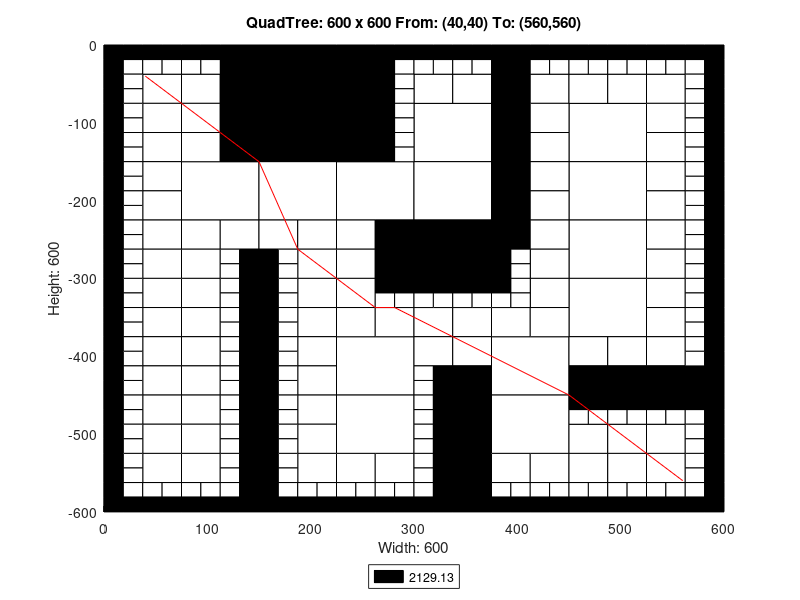

This chart was generated by the following MATLAB code:
axis([0 600 -600 0]);
title('QuadTree: 600 x 600 From: (40,40) To: (560,560)');
xlabel('Width: 600');
ylabel('Height: 600');
rectangle('Position',[150 -75 75 75], 'FaceColor',[0 0 0]);
rectangle('Position',[150 -150 75 75], 'FaceColor',[0 0 0]);
rectangle('Position',[75 -225 75 75], 'FaceColor',[1 1 1]);
rectangle('Position',[150 -225 75 75], 'FaceColor',[1 1 1]);
rectangle('Position',[225 -225 75 75], 'FaceColor',[1 1 1]);
rectangle('Position',[300 -150 75 75], 'FaceColor',[1 1 1]);
rectangle('Position',[450 -150 75 75], 'FaceColor',[1 1 1]);
rectangle('Position',[300 -225 75 75], 'FaceColor',[1 1 1]);
rectangle('Position',[300 -300 75 75], 'FaceColor',[0 0 0]);
rectangle('Position',[450 -225 75 75], 'FaceColor',[1 1 1]);
rectangle('Position',[450 -300 75 75], 'FaceColor',[1 1 1]);
rectangle('Position',[225 -450 75 75], 'FaceColor',[1 1 1]);
rectangle('Position',[225 -525 75 75], 'FaceColor',[1 1 1]);
rectangle('Position',[375 -450 75 75], 'FaceColor',[1 1 1]);
rectangle('Position',[450 -375 75 75], 'FaceColor',[1 1 1]);
rectangle('Position',[375 -525 75 75], 'FaceColor',[1 1 1]);
rectangle('Position',[37.5 -75 37.5 37.5], 'FaceColor',[1 1 1]);
rectangle('Position',[112.5 -37.5 37.5 37.5], 'FaceColor',[0 0 0]);
rectangle('Position',[75 -75 37.5 37.5], 'FaceColor',[1 1 1]);
rectangle('Position',[112.5 -75 37.5 37.5], 'FaceColor',[0 0 0]);
rectangle('Position',[37.5 -112.5 37.5 37.5], 'FaceColor',[1 1 1]);
rectangle('Position',[37.5 -150 37.5 37.5], 'FaceColor',[1 1 1]);
rectangle('Position',[75 -112.5 37.5 37.5], 'FaceColor',[1 1 1]);
rectangle('Position',[112.5 -112.5 37.5 37.5], 'FaceColor',[0 0 0]);
rectangle('Position',[75 -150 37.5 37.5], 'FaceColor',[1 1 1]);
rectangle('Position',[112.5 -150 37.5 37.5], 'FaceColor',[0 0 0]);
rectangle('Position',[225 -37.5 37.5 37.5], 'FaceColor',[0 0 0]);
rectangle('Position',[225 -75 37.5 37.5], 'FaceColor',[0 0 0]);
rectangle('Position',[225 -112.5 37.5 37.5], 'FaceColor',[0 0 0]);
rectangle('Position',[225 -150 37.5 37.5], 'FaceColor',[0 0 0]);
rectangle('Position',[37.5 -187.5 37.5 37.5], 'FaceColor',[1 1 1]);
rectangle('Position',[37.5 -225 37.5 37.5], 'FaceColor',[1 1 1]);
rectangle('Position',[37.5 -262.5 37.5 37.5], 'FaceColor',[1 1 1]);
rectangle('Position',[37.5 -300 37.5 37.5], 'FaceColor',[1 1 1]);
rectangle('Position',[75 -262.5 37.5 37.5], 'FaceColor',[1 1 1]);
rectangle('Position',[112.5 -262.5 37.5 37.5], 'FaceColor',[1 1 1]);
rectangle('Position',[75 -300 37.5 37.5], 'FaceColor',[1 1 1]);
rectangle('Position',[150 -262.5 37.5 37.5], 'FaceColor',[1 1 1]);
rectangle('Position',[187.5 -262.5 37.5 37.5], 'FaceColor',[1 1 1]);
rectangle('Position',[187.5 -300 37.5 37.5], 'FaceColor',[1 1 1]);
rectangle('Position',[225 -262.5 37.5 37.5], 'FaceColor',[1 1 1]);
rectangle('Position',[262.5 -262.5 37.5 37.5], 'FaceColor',[0 0 0]);
rectangle('Position',[225 -300 37.5 37.5], 'FaceColor',[1 1 1]);
rectangle('Position',[262.5 -300 37.5 37.5], 'FaceColor',[0 0 0]);
rectangle('Position',[300 -75 37.5 37.5], 'FaceColor',[1 1 1]);
rectangle('Position',[337.5 -75 37.5 37.5], 'FaceColor',[1 1 1]);
rectangle('Position',[375 -37.5 37.5 37.5], 'FaceColor',[0 0 0]);
rectangle('Position',[375 -75 37.5 37.5], 'FaceColor',[0 0 0]);
rectangle('Position',[412.5 -75 37.5 37.5], 'FaceColor',[1 1 1]);
rectangle('Position',[375 -112.5 37.5 37.5], 'FaceColor',[0 0 0]);
rectangle('Position',[412.5 -112.5 37.5 37.5], 'FaceColor',[1 1 1]);
rectangle('Position',[375 -150 37.5 37.5], 'FaceColor',[0 0 0]);
rectangle('Position',[412.5 -150 37.5 37.5], 'FaceColor',[1 1 1]);
rectangle('Position',[450 -75 37.5 37.5], 'FaceColor',[1 1 1]);
rectangle('Position',[487.5 -75 37.5 37.5], 'FaceColor',[1 1 1]);
rectangle('Position',[525 -75 37.5 37.5], 'FaceColor',[1 1 1]);
rectangle('Position',[525 -112.5 37.5 37.5], 'FaceColor',[1 1 1]);
rectangle('Position',[525 -150 37.5 37.5], 'FaceColor',[1 1 1]);
rectangle('Position',[375 -187.5 37.5 37.5], 'FaceColor',[0 0 0]);
rectangle('Position',[412.5 -187.5 37.5 37.5], 'FaceColor',[1 1 1]);
rectangle('Position',[375 -225 37.5 37.5], 'FaceColor',[0 0 0]);
rectangle('Position',[412.5 -225 37.5 37.5], 'FaceColor',[1 1 1]);
rectangle('Position',[375 -262.5 37.5 37.5], 'FaceColor',[0 0 0]);
rectangle('Position',[412.5 -262.5 37.5 37.5], 'FaceColor',[1 1 1]);
rectangle('Position',[412.5 -300 37.5 37.5], 'FaceColor',[1 1 1]);
rectangle('Position',[525 -187.5 37.5 37.5], 'FaceColor',[1 1 1]);
rectangle('Position',[525 -225 37.5 37.5], 'FaceColor',[1 1 1]);
rectangle('Position',[525 -262.5 37.5 37.5], 'FaceColor',[1 1 1]);
rectangle('Position',[525 -300 37.5 37.5], 'FaceColor',[1 1 1]);
rectangle('Position',[37.5 -337.5 37.5 37.5], 'FaceColor',[1 1 1]);
rectangle('Position',[37.5 -375 37.5 37.5], 'FaceColor',[1 1 1]);
rectangle('Position',[75 -337.5 37.5 37.5], 'FaceColor',[1 1 1]);
rectangle('Position',[75 -375 37.5 37.5], 'FaceColor',[1 1 1]);
rectangle('Position',[37.5 -412.5 37.5 37.5], 'FaceColor',[1 1 1]);
rectangle('Position',[37.5 -450 37.5 37.5], 'FaceColor',[1 1 1]);
rectangle('Position',[75 -412.5 37.5 37.5], 'FaceColor',[1 1 1]);
rectangle('Position',[75 -450 37.5 37.5], 'FaceColor',[1 1 1]);
rectangle('Position',[187.5 -337.5 37.5 37.5], 'FaceColor',[1 1 1]);
rectangle('Position',[187.5 -375 37.5 37.5], 'FaceColor',[1 1 1]);
rectangle('Position',[225 -337.5 37.5 37.5], 'FaceColor',[1 1 1]);
rectangle('Position',[225 -375 37.5 37.5], 'FaceColor',[1 1 1]);
rectangle('Position',[262.5 -375 37.5 37.5], 'FaceColor',[1 1 1]);
rectangle('Position',[187.5 -412.5 37.5 37.5], 'FaceColor',[1 1 1]);
rectangle('Position',[187.5 -450 37.5 37.5], 'FaceColor',[1 1 1]);
rectangle('Position',[37.5 -487.5 37.5 37.5], 'FaceColor',[1 1 1]);
rectangle('Position',[37.5 -525 37.5 37.5], 'FaceColor',[1 1 1]);
rectangle('Position',[75 -487.5 37.5 37.5], 'FaceColor',[1 1 1]);
rectangle('Position',[75 -525 37.5 37.5], 'FaceColor',[1 1 1]);
rectangle('Position',[37.5 -562.5 37.5 37.5], 'FaceColor',[1 1 1]);
rectangle('Position',[75 -562.5 37.5 37.5], 'FaceColor',[1 1 1]);
rectangle('Position',[187.5 -487.5 37.5 37.5], 'FaceColor',[1 1 1]);
rectangle('Position',[187.5 -525 37.5 37.5], 'FaceColor',[1 1 1]);
rectangle('Position',[187.5 -562.5 37.5 37.5], 'FaceColor',[1 1 1]);
rectangle('Position',[225 -562.5 37.5 37.5], 'FaceColor',[1 1 1]);
rectangle('Position',[262.5 -562.5 37.5 37.5], 'FaceColor',[1 1 1]);
rectangle('Position',[300 -375 37.5 37.5], 'FaceColor',[1 1 1]);
rectangle('Position',[337.5 -375 37.5 37.5], 'FaceColor',[1 1 1]);
rectangle('Position',[412.5 -337.5 37.5 37.5], 'FaceColor',[1 1 1]);
rectangle('Position',[375 -375 37.5 37.5], 'FaceColor',[1 1 1]);
rectangle('Position',[412.5 -375 37.5 37.5], 'FaceColor',[1 1 1]);
rectangle('Position',[300 -412.5 37.5 37.5], 'FaceColor',[1 1 1]);
rectangle('Position',[337.5 -412.5 37.5 37.5], 'FaceColor',[1 1 1]);
rectangle('Position',[337.5 -450 37.5 37.5], 'FaceColor',[0 0 0]);
rectangle('Position',[525 -337.5 37.5 37.5], 'FaceColor',[1 1 1]);
rectangle('Position',[525 -375 37.5 37.5], 'FaceColor',[1 1 1]);
rectangle('Position',[450 -412.5 37.5 37.5], 'FaceColor',[1 1 1]);
rectangle('Position',[487.5 -412.5 37.5 37.5], 'FaceColor',[1 1 1]);
rectangle('Position',[450 -450 37.5 37.5], 'FaceColor',[0 0 0]);
rectangle('Position',[487.5 -450 37.5 37.5], 'FaceColor',[0 0 0]);
rectangle('Position',[525 -412.5 37.5 37.5], 'FaceColor',[1 1 1]);
rectangle('Position',[525 -450 37.5 37.5], 'FaceColor',[0 0 0]);
rectangle('Position',[562.5 -450 37.5 37.5], 'FaceColor',[0 0 0]);
rectangle('Position',[337.5 -487.5 37.5 37.5], 'FaceColor',[0 0 0]);
rectangle('Position',[337.5 -525 37.5 37.5], 'FaceColor',[0 0 0]);
rectangle('Position',[337.5 -562.5 37.5 37.5], 'FaceColor',[0 0 0]);
rectangle('Position',[337.5 -600 37.5 37.5], 'FaceColor',[0 0 0]);
rectangle('Position',[375 -562.5 37.5 37.5], 'FaceColor',[1 1 1]);
rectangle('Position',[412.5 -562.5 37.5 37.5], 'FaceColor',[1 1 1]);
rectangle('Position',[450 -525 37.5 37.5], 'FaceColor',[1 1 1]);
rectangle('Position',[487.5 -525 37.5 37.5], 'FaceColor',[1 1 1]);
rectangle('Position',[525 -525 37.5 37.5], 'FaceColor',[1 1 1]);
rectangle('Position',[450 -562.5 37.5 37.5], 'FaceColor',[1 1 1]);
rectangle('Position',[487.5 -562.5 37.5 37.5], 'FaceColor',[1 1 1]);
rectangle('Position',[525 -562.5 37.5 37.5], 'FaceColor',[1 1 1]);
rectangle('Position',[0 -18.75 18.75 18.75], 'FaceColor',[0 0 0]);
rectangle('Position',[18.75 -18.75 18.75 18.75], 'FaceColor',[0 0 0]);
rectangle('Position',[0 -37.5 18.75 18.75], 'FaceColor',[0 0 0]);
rectangle('Position',[18.75 -37.5 18.75 18.75], 'FaceColor',[1 1 1]);
rectangle('Position',[37.5 -18.75 18.75 18.75], 'FaceColor',[0 0 0]);
rectangle('Position',[56.25 -18.75 18.75 18.75], 'FaceColor',[0 0 0]);
rectangle('Position',[37.5 -37.5 18.75 18.75], 'FaceColor',[1 1 1]);
rectangle('Position',[56.25 -37.5 18.75 18.75], 'FaceColor',[1 1 1]);
rectangle('Position',[0 -56.25 18.75 18.75], 'FaceColor',[0 0 0]);
rectangle('Position',[18.75 -56.25 18.75 18.75], 'FaceColor',[1 1 1]);
rectangle('Position',[0 -75 18.75 18.75], 'FaceColor',[0 0 0]);
rectangle('Position',[18.75 -75 18.75 18.75], 'FaceColor',[1 1 1]);
rectangle('Position',[75 -18.75 18.75 18.75], 'FaceColor',[0 0 0]);
rectangle('Position',[93.75 -18.75 18.75 18.75], 'FaceColor',[0 0 0]);
rectangle('Position',[75 -37.5 18.75 18.75], 'FaceColor',[1 1 1]);
rectangle('Position',[93.75 -37.5 18.75 18.75], 'FaceColor',[1 1 1]);
rectangle('Position',[0 -93.75 18.75 18.75], 'FaceColor',[0 0 0]);
rectangle('Position',[18.75 -93.75 18.75 18.75], 'FaceColor',[1 1 1]);
rectangle('Position',[0 -112.5 18.75 18.75], 'FaceColor',[0 0 0]);
rectangle('Position',[18.75 -112.5 18.75 18.75], 'FaceColor',[1 1 1]);
rectangle('Position',[0 -131.25 18.75 18.75], 'FaceColor',[0 0 0]);
rectangle('Position',[18.75 -131.25 18.75 18.75], 'FaceColor',[1 1 1]);
rectangle('Position',[0 -150 18.75 18.75], 'FaceColor',[0 0 0]);
rectangle('Position',[18.75 -150 18.75 18.75], 'FaceColor',[1 1 1]);
rectangle('Position',[262.5 -18.75 18.75 18.75], 'FaceColor',[0 0 0]);
rectangle('Position',[281.25 -18.75 18.75 18.75], 'FaceColor',[0 0 0]);
rectangle('Position',[262.5 -37.5 18.75 18.75], 'FaceColor',[0 0 0]);
rectangle('Position',[281.25 -37.5 18.75 18.75], 'FaceColor',[1 1 1]);
rectangle('Position',[262.5 -56.25 18.75 18.75], 'FaceColor',[0 0 0]);
rectangle('Position',[281.25 -56.25 18.75 18.75], 'FaceColor',[1 1 1]);
rectangle('Position',[262.5 -75 18.75 18.75], 'FaceColor',[0 0 0]);
rectangle('Position',[281.25 -75 18.75 18.75], 'FaceColor',[1 1 1]);
rectangle('Position',[262.5 -93.75 18.75 18.75], 'FaceColor',[0 0 0]);
rectangle('Position',[281.25 -93.75 18.75 18.75], 'FaceColor',[1 1 1]);
rectangle('Position',[262.5 -112.5 18.75 18.75], 'FaceColor',[0 0 0]);
rectangle('Position',[281.25 -112.5 18.75 18.75], 'FaceColor',[1 1 1]);
rectangle('Position',[262.5 -131.25 18.75 18.75], 'FaceColor',[0 0 0]);
rectangle('Position',[281.25 -131.25 18.75 18.75], 'FaceColor',[1 1 1]);
rectangle('Position',[262.5 -150 18.75 18.75], 'FaceColor',[0 0 0]);
rectangle('Position',[281.25 -150 18.75 18.75], 'FaceColor',[1 1 1]);
rectangle('Position',[0 -168.75 18.75 18.75], 'FaceColor',[0 0 0]);
rectangle('Position',[18.75 -168.75 18.75 18.75], 'FaceColor',[1 1 1]);
rectangle('Position',[0 -187.5 18.75 18.75], 'FaceColor',[0 0 0]);
rectangle('Position',[18.75 -187.5 18.75 18.75], 'FaceColor',[1 1 1]);
rectangle('Position',[0 -206.25 18.75 18.75], 'FaceColor',[0 0 0]);
rectangle('Position',[18.75 -206.25 18.75 18.75], 'FaceColor',[1 1 1]);
rectangle('Position',[0 -225 18.75 18.75], 'FaceColor',[0 0 0]);
rectangle('Position',[18.75 -225 18.75 18.75], 'FaceColor',[1 1 1]);
rectangle('Position',[0 -243.75 18.75 18.75], 'FaceColor',[0 0 0]);
rectangle('Position',[18.75 -243.75 18.75 18.75], 'FaceColor',[1 1 1]);
rectangle('Position',[0 -262.5 18.75 18.75], 'FaceColor',[0 0 0]);
rectangle('Position',[18.75 -262.5 18.75 18.75], 'FaceColor',[1 1 1]);
rectangle('Position',[0 -281.25 18.75 18.75], 'FaceColor',[0 0 0]);
rectangle('Position',[18.75 -281.25 18.75 18.75], 'FaceColor',[1 1 1]);
rectangle('Position',[0 -300 18.75 18.75], 'FaceColor',[0 0 0]);
rectangle('Position',[18.75 -300 18.75 18.75], 'FaceColor',[1 1 1]);
rectangle('Position',[112.5 -281.25 18.75 18.75], 'FaceColor',[1 1 1]);
rectangle('Position',[131.25 -281.25 18.75 18.75], 'FaceColor',[0 0 0]);
rectangle('Position',[112.5 -300 18.75 18.75], 'FaceColor',[1 1 1]);
rectangle('Position',[131.25 -300 18.75 18.75], 'FaceColor',[0 0 0]);
rectangle('Position',[150 -281.25 18.75 18.75], 'FaceColor',[0 0 0]);
rectangle('Position',[168.75 -281.25 18.75 18.75], 'FaceColor',[1 1 1]);
rectangle('Position',[150 -300 18.75 18.75], 'FaceColor',[0 0 0]);
rectangle('Position',[168.75 -300 18.75 18.75], 'FaceColor',[1 1 1]);
rectangle('Position',[300 -18.75 18.75 18.75], 'FaceColor',[0 0 0]);
rectangle('Position',[318.75 -18.75 18.75 18.75], 'FaceColor',[0 0 0]);
rectangle('Position',[300 -37.5 18.75 18.75], 'FaceColor',[1 1 1]);
rectangle('Position',[318.75 -37.5 18.75 18.75], 'FaceColor',[1 1 1]);
rectangle('Position',[337.5 -18.75 18.75 18.75], 'FaceColor',[0 0 0]);
rectangle('Position',[356.25 -18.75 18.75 18.75], 'FaceColor',[0 0 0]);
rectangle('Position',[337.5 -37.5 18.75 18.75], 'FaceColor',[1 1 1]);
rectangle('Position',[356.25 -37.5 18.75 18.75], 'FaceColor',[1 1 1]);
rectangle('Position',[412.5 -18.75 18.75 18.75], 'FaceColor',[0 0 0]);
rectangle('Position',[431.25 -18.75 18.75 18.75], 'FaceColor',[0 0 0]);
rectangle('Position',[412.5 -37.5 18.75 18.75], 'FaceColor',[1 1 1]);
rectangle('Position',[431.25 -37.5 18.75 18.75], 'FaceColor',[1 1 1]);
rectangle('Position',[450 -18.75 18.75 18.75], 'FaceColor',[0 0 0]);
rectangle('Position',[468.75 -18.75 18.75 18.75], 'FaceColor',[0 0 0]);
rectangle('Position',[450 -37.5 18.75 18.75], 'FaceColor',[1 1 1]);
rectangle('Position',[468.75 -37.5 18.75 18.75], 'FaceColor',[1 1 1]);
rectangle('Position',[487.5 -18.75 18.75 18.75], 'FaceColor',[0 0 0]);
rectangle('Position',[506.25 -18.75 18.75 18.75], 'FaceColor',[0 0 0]);
rectangle('Position',[487.5 -37.5 18.75 18.75], 'FaceColor',[1 1 1]);
rectangle('Position',[506.25 -37.5 18.75 18.75], 'FaceColor',[1 1 1]);
rectangle('Position',[525 -18.75 18.75 18.75], 'FaceColor',[0 0 0]);
rectangle('Position',[543.75 -18.75 18.75 18.75], 'FaceColor',[0 0 0]);
rectangle('Position',[525 -37.5 18.75 18.75], 'FaceColor',[1 1 1]);
rectangle('Position',[543.75 -37.5 18.75 18.75], 'FaceColor',[1 1 1]);
rectangle('Position',[562.5 -18.75 18.75 18.75], 'FaceColor',[0 0 0]);
rectangle('Position',[581.25 -18.75 18.75 18.75], 'FaceColor',[0 0 0]);
rectangle('Position',[562.5 -37.5 18.75 18.75], 'FaceColor',[1 1 1]);
rectangle('Position',[581.25 -37.5 18.75 18.75], 'FaceColor',[0 0 0]);
rectangle('Position',[562.5 -56.25 18.75 18.75], 'FaceColor',[1 1 1]);
rectangle('Position',[581.25 -56.25 18.75 18.75], 'FaceColor',[0 0 0]);
rectangle('Position',[562.5 -75 18.75 18.75], 'FaceColor',[1 1 1]);
rectangle('Position',[581.25 -75 18.75 18.75], 'FaceColor',[0 0 0]);
rectangle('Position',[562.5 -93.75 18.75 18.75], 'FaceColor',[1 1 1]);
rectangle('Position',[581.25 -93.75 18.75 18.75], 'FaceColor',[0 0 0]);
rectangle('Position',[562.5 -112.5 18.75 18.75], 'FaceColor',[1 1 1]);
rectangle('Position',[581.25 -112.5 18.75 18.75], 'FaceColor',[0 0 0]);
rectangle('Position',[562.5 -131.25 18.75 18.75], 'FaceColor',[1 1 1]);
rectangle('Position',[581.25 -131.25 18.75 18.75], 'FaceColor',[0 0 0]);
rectangle('Position',[562.5 -150 18.75 18.75], 'FaceColor',[1 1 1]);
rectangle('Position',[581.25 -150 18.75 18.75], 'FaceColor',[0 0 0]);
rectangle('Position',[375 -281.25 18.75 18.75], 'FaceColor',[0 0 0]);
rectangle('Position',[393.75 -281.25 18.75 18.75], 'FaceColor',[1 1 1]);
rectangle('Position',[375 -300 18.75 18.75], 'FaceColor',[0 0 0]);
rectangle('Position',[393.75 -300 18.75 18.75], 'FaceColor',[1 1 1]);
rectangle('Position',[562.5 -168.75 18.75 18.75], 'FaceColor',[1 1 1]);
rectangle('Position',[581.25 -168.75 18.75 18.75], 'FaceColor',[0 0 0]);
rectangle('Position',[562.5 -187.5 18.75 18.75], 'FaceColor',[1 1 1]);
rectangle('Position',[581.25 -187.5 18.75 18.75], 'FaceColor',[0 0 0]);
rectangle('Position',[562.5 -206.25 18.75 18.75], 'FaceColor',[1 1 1]);
rectangle('Position',[581.25 -206.25 18.75 18.75], 'FaceColor',[0 0 0]);
rectangle('Position',[562.5 -225 18.75 18.75], 'FaceColor',[1 1 1]);
rectangle('Position',[581.25 -225 18.75 18.75], 'FaceColor',[0 0 0]);
rectangle('Position',[562.5 -243.75 18.75 18.75], 'FaceColor',[1 1 1]);
rectangle('Position',[581.25 -243.75 18.75 18.75], 'FaceColor',[0 0 0]);
rectangle('Position',[562.5 -262.5 18.75 18.75], 'FaceColor',[1 1 1]);
rectangle('Position',[581.25 -262.5 18.75 18.75], 'FaceColor',[0 0 0]);
rectangle('Position',[562.5 -281.25 18.75 18.75], 'FaceColor',[1 1 1]);
rectangle('Position',[581.25 -281.25 18.75 18.75], 'FaceColor',[0 0 0]);
rectangle('Position',[562.5 -300 18.75 18.75], 'FaceColor',[1 1 1]);
rectangle('Position',[581.25 -300 18.75 18.75], 'FaceColor',[0 0 0]);
rectangle('Position',[0 -318.75 18.75 18.75], 'FaceColor',[0 0 0]);
rectangle('Position',[18.75 -318.75 18.75 18.75], 'FaceColor',[1 1 1]);
rectangle('Position',[0 -337.5 18.75 18.75], 'FaceColor',[0 0 0]);
rectangle('Position',[18.75 -337.5 18.75 18.75], 'FaceColor',[1 1 1]);
rectangle('Position',[0 -356.25 18.75 18.75], 'FaceColor',[0 0 0]);
rectangle('Position',[18.75 -356.25 18.75 18.75], 'FaceColor',[1 1 1]);
rectangle('Position',[0 -375 18.75 18.75], 'FaceColor',[0 0 0]);
rectangle('Position',[18.75 -375 18.75 18.75], 'FaceColor',[1 1 1]);
rectangle('Position',[112.5 -318.75 18.75 18.75], 'FaceColor',[1 1 1]);
rectangle('Position',[131.25 -318.75 18.75 18.75], 'FaceColor',[0 0 0]);
rectangle('Position',[112.5 -337.5 18.75 18.75], 'FaceColor',[1 1 1]);
rectangle('Position',[131.25 -337.5 18.75 18.75], 'FaceColor',[0 0 0]);
rectangle('Position',[112.5 -356.25 18.75 18.75], 'FaceColor',[1 1 1]);
rectangle('Position',[131.25 -356.25 18.75 18.75], 'FaceColor',[0 0 0]);
rectangle('Position',[112.5 -375 18.75 18.75], 'FaceColor',[1 1 1]);
rectangle('Position',[131.25 -375 18.75 18.75], 'FaceColor',[0 0 0]);
rectangle('Position',[0 -393.75 18.75 18.75], 'FaceColor',[0 0 0]);
rectangle('Position',[18.75 -393.75 18.75 18.75], 'FaceColor',[1 1 1]);
rectangle('Position',[0 -412.5 18.75 18.75], 'FaceColor',[0 0 0]);
rectangle('Position',[18.75 -412.5 18.75 18.75], 'FaceColor',[1 1 1]);
rectangle('Position',[0 -431.25 18.75 18.75], 'FaceColor',[0 0 0]);
rectangle('Position',[18.75 -431.25 18.75 18.75], 'FaceColor',[1 1 1]);
rectangle('Position',[0 -450 18.75 18.75], 'FaceColor',[0 0 0]);
rectangle('Position',[18.75 -450 18.75 18.75], 'FaceColor',[1 1 1]);
rectangle('Position',[112.5 -393.75 18.75 18.75], 'FaceColor',[1 1 1]);
rectangle('Position',[131.25 -393.75 18.75 18.75], 'FaceColor',[0 0 0]);
rectangle('Position',[112.5 -412.5 18.75 18.75], 'FaceColor',[1 1 1]);
rectangle('Position',[131.25 -412.5 18.75 18.75], 'FaceColor',[0 0 0]);
rectangle('Position',[112.5 -431.25 18.75 18.75], 'FaceColor',[1 1 1]);
rectangle('Position',[131.25 -431.25 18.75 18.75], 'FaceColor',[0 0 0]);
rectangle('Position',[112.5 -450 18.75 18.75], 'FaceColor',[1 1 1]);
rectangle('Position',[131.25 -450 18.75 18.75], 'FaceColor',[0 0 0]);
rectangle('Position',[150 -318.75 18.75 18.75], 'FaceColor',[0 0 0]);
rectangle('Position',[168.75 -318.75 18.75 18.75], 'FaceColor',[1 1 1]);
rectangle('Position',[150 -337.5 18.75 18.75], 'FaceColor',[0 0 0]);
rectangle('Position',[168.75 -337.5 18.75 18.75], 'FaceColor',[1 1 1]);
rectangle('Position',[150 -356.25 18.75 18.75], 'FaceColor',[0 0 0]);
rectangle('Position',[168.75 -356.25 18.75 18.75], 'FaceColor',[1 1 1]);
rectangle('Position',[150 -375 18.75 18.75], 'FaceColor',[0 0 0]);
rectangle('Position',[168.75 -375 18.75 18.75], 'FaceColor',[1 1 1]);
rectangle('Position',[262.5 -318.75 18.75 18.75], 'FaceColor',[0 0 0]);
rectangle('Position',[281.25 -318.75 18.75 18.75], 'FaceColor',[0 0 0]);
rectangle('Position',[262.5 -337.5 18.75 18.75], 'FaceColor',[1 1 1]);
rectangle('Position',[281.25 -337.5 18.75 18.75], 'FaceColor',[1 1 1]);
rectangle('Position',[150 -393.75 18.75 18.75], 'FaceColor',[0 0 0]);
rectangle('Position',[168.75 -393.75 18.75 18.75], 'FaceColor',[1 1 1]);
rectangle('Position',[150 -412.5 18.75 18.75], 'FaceColor',[0 0 0]);
rectangle('Position',[168.75 -412.5 18.75 18.75], 'FaceColor',[1 1 1]);
rectangle('Position',[150 -431.25 18.75 18.75], 'FaceColor',[0 0 0]);
rectangle('Position',[168.75 -431.25 18.75 18.75], 'FaceColor',[1 1 1]);
rectangle('Position',[150 -450 18.75 18.75], 'FaceColor',[0 0 0]);
rectangle('Position',[168.75 -450 18.75 18.75], 'FaceColor',[1 1 1]);
rectangle('Position',[0 -468.75 18.75 18.75], 'FaceColor',[0 0 0]);
rectangle('Position',[18.75 -468.75 18.75 18.75], 'FaceColor',[1 1 1]);
rectangle('Position',[0 -487.5 18.75 18.75], 'FaceColor',[0 0 0]);
rectangle('Position',[18.75 -487.5 18.75 18.75], 'FaceColor',[1 1 1]);
rectangle('Position',[0 -506.25 18.75 18.75], 'FaceColor',[0 0 0]);
rectangle('Position',[18.75 -506.25 18.75 18.75], 'FaceColor',[1 1 1]);
rectangle('Position',[0 -525 18.75 18.75], 'FaceColor',[0 0 0]);
rectangle('Position',[18.75 -525 18.75 18.75], 'FaceColor',[1 1 1]);
rectangle('Position',[112.5 -468.75 18.75 18.75], 'FaceColor',[1 1 1]);
rectangle('Position',[131.25 -468.75 18.75 18.75], 'FaceColor',[0 0 0]);
rectangle('Position',[112.5 -487.5 18.75 18.75], 'FaceColor',[1 1 1]);
rectangle('Position',[131.25 -487.5 18.75 18.75], 'FaceColor',[0 0 0]);
rectangle('Position',[112.5 -506.25 18.75 18.75], 'FaceColor',[1 1 1]);
rectangle('Position',[131.25 -506.25 18.75 18.75], 'FaceColor',[0 0 0]);
rectangle('Position',[112.5 -525 18.75 18.75], 'FaceColor',[1 1 1]);
rectangle('Position',[131.25 -525 18.75 18.75], 'FaceColor',[0 0 0]);
rectangle('Position',[0 -543.75 18.75 18.75], 'FaceColor',[0 0 0]);
rectangle('Position',[18.75 -543.75 18.75 18.75], 'FaceColor',[1 1 1]);
rectangle('Position',[0 -562.5 18.75 18.75], 'FaceColor',[0 0 0]);
rectangle('Position',[18.75 -562.5 18.75 18.75], 'FaceColor',[1 1 1]);
rectangle('Position',[0 -581.25 18.75 18.75], 'FaceColor',[0 0 0]);
rectangle('Position',[18.75 -581.25 18.75 18.75], 'FaceColor',[1 1 1]);
rectangle('Position',[0 -600 18.75 18.75], 'FaceColor',[0 0 0]);
rectangle('Position',[18.75 -600 18.75 18.75], 'FaceColor',[0 0 0]);
rectangle('Position',[37.5 -581.25 18.75 18.75], 'FaceColor',[1 1 1]);
rectangle('Position',[56.25 -581.25 18.75 18.75], 'FaceColor',[1 1 1]);
rectangle('Position',[37.5 -600 18.75 18.75], 'FaceColor',[0 0 0]);
rectangle('Position',[56.25 -600 18.75 18.75], 'FaceColor',[0 0 0]);
rectangle('Position',[112.5 -543.75 18.75 18.75], 'FaceColor',[1 1 1]);
rectangle('Position',[131.25 -543.75 18.75 18.75], 'FaceColor',[0 0 0]);
rectangle('Position',[112.5 -562.5 18.75 18.75], 'FaceColor',[1 1 1]);
rectangle('Position',[131.25 -562.5 18.75 18.75], 'FaceColor',[0 0 0]);
rectangle('Position',[75 -581.25 18.75 18.75], 'FaceColor',[1 1 1]);
rectangle('Position',[93.75 -581.25 18.75 18.75], 'FaceColor',[1 1 1]);
rectangle('Position',[75 -600 18.75 18.75], 'FaceColor',[0 0 0]);
rectangle('Position',[93.75 -600 18.75 18.75], 'FaceColor',[0 0 0]);
rectangle('Position',[112.5 -581.25 18.75 18.75], 'FaceColor',[1 1 1]);
rectangle('Position',[131.25 -581.25 18.75 18.75], 'FaceColor',[0 0 0]);
rectangle('Position',[112.5 -600 18.75 18.75], 'FaceColor',[0 0 0]);
rectangle('Position',[131.25 -600 18.75 18.75], 'FaceColor',[0 0 0]);
rectangle('Position',[150 -468.75 18.75 18.75], 'FaceColor',[0 0 0]);
rectangle('Position',[168.75 -468.75 18.75 18.75], 'FaceColor',[1 1 1]);
rectangle('Position',[150 -487.5 18.75 18.75], 'FaceColor',[0 0 0]);
rectangle('Position',[168.75 -487.5 18.75 18.75], 'FaceColor',[1 1 1]);
rectangle('Position',[150 -506.25 18.75 18.75], 'FaceColor',[0 0 0]);
rectangle('Position',[168.75 -506.25 18.75 18.75], 'FaceColor',[1 1 1]);
rectangle('Position',[150 -525 18.75 18.75], 'FaceColor',[0 0 0]);
rectangle('Position',[168.75 -525 18.75 18.75], 'FaceColor',[1 1 1]);
rectangle('Position',[150 -543.75 18.75 18.75], 'FaceColor',[0 0 0]);
rectangle('Position',[168.75 -543.75 18.75 18.75], 'FaceColor',[1 1 1]);
rectangle('Position',[150 -562.5 18.75 18.75], 'FaceColor',[0 0 0]);
rectangle('Position',[168.75 -562.5 18.75 18.75], 'FaceColor',[1 1 1]);
rectangle('Position',[150 -581.25 18.75 18.75], 'FaceColor',[0 0 0]);
rectangle('Position',[168.75 -581.25 18.75 18.75], 'FaceColor',[1 1 1]);
rectangle('Position',[150 -600 18.75 18.75], 'FaceColor',[0 0 0]);
rectangle('Position',[168.75 -600 18.75 18.75], 'FaceColor',[0 0 0]);
rectangle('Position',[187.5 -581.25 18.75 18.75], 'FaceColor',[1 1 1]);
rectangle('Position',[206.25 -581.25 18.75 18.75], 'FaceColor',[1 1 1]);
rectangle('Position',[187.5 -600 18.75 18.75], 'FaceColor',[0 0 0]);
rectangle('Position',[206.25 -600 18.75 18.75], 'FaceColor',[0 0 0]);
rectangle('Position',[225 -581.25 18.75 18.75], 'FaceColor',[1 1 1]);
rectangle('Position',[243.75 -581.25 18.75 18.75], 'FaceColor',[1 1 1]);
rectangle('Position',[225 -600 18.75 18.75], 'FaceColor',[0 0 0]);
rectangle('Position',[243.75 -600 18.75 18.75], 'FaceColor',[0 0 0]);
rectangle('Position',[262.5 -581.25 18.75 18.75], 'FaceColor',[1 1 1]);
rectangle('Position',[281.25 -581.25 18.75 18.75], 'FaceColor',[1 1 1]);
rectangle('Position',[262.5 -600 18.75 18.75], 'FaceColor',[0 0 0]);
rectangle('Position',[281.25 -600 18.75 18.75], 'FaceColor',[0 0 0]);
rectangle('Position',[300 -318.75 18.75 18.75], 'FaceColor',[0 0 0]);
rectangle('Position',[318.75 -318.75 18.75 18.75], 'FaceColor',[0 0 0]);
rectangle('Position',[300 -337.5 18.75 18.75], 'FaceColor',[1 1 1]);
rectangle('Position',[318.75 -337.5 18.75 18.75], 'FaceColor',[1 1 1]);
rectangle('Position',[337.5 -318.75 18.75 18.75], 'FaceColor',[0 0 0]);
rectangle('Position',[356.25 -318.75 18.75 18.75], 'FaceColor',[0 0 0]);
rectangle('Position',[337.5 -337.5 18.75 18.75], 'FaceColor',[1 1 1]);
rectangle('Position',[356.25 -337.5 18.75 18.75], 'FaceColor',[1 1 1]);
rectangle('Position',[375 -318.75 18.75 18.75], 'FaceColor',[0 0 0]);
rectangle('Position',[393.75 -318.75 18.75 18.75], 'FaceColor',[1 1 1]);
rectangle('Position',[375 -337.5 18.75 18.75], 'FaceColor',[1 1 1]);
rectangle('Position',[393.75 -337.5 18.75 18.75], 'FaceColor',[1 1 1]);
rectangle('Position',[300 -431.25 18.75 18.75], 'FaceColor',[1 1 1]);
rectangle('Position',[318.75 -431.25 18.75 18.75], 'FaceColor',[0 0 0]);
rectangle('Position',[300 -450 18.75 18.75], 'FaceColor',[1 1 1]);
rectangle('Position',[318.75 -450 18.75 18.75], 'FaceColor',[0 0 0]);
rectangle('Position',[562.5 -318.75 18.75 18.75], 'FaceColor',[1 1 1]);
rectangle('Position',[581.25 -318.75 18.75 18.75], 'FaceColor',[0 0 0]);
rectangle('Position',[562.5 -337.5 18.75 18.75], 'FaceColor',[1 1 1]);
rectangle('Position',[581.25 -337.5 18.75 18.75], 'FaceColor',[0 0 0]);
rectangle('Position',[562.5 -356.25 18.75 18.75], 'FaceColor',[1 1 1]);
rectangle('Position',[581.25 -356.25 18.75 18.75], 'FaceColor',[0 0 0]);
rectangle('Position',[562.5 -375 18.75 18.75], 'FaceColor',[1 1 1]);
rectangle('Position',[581.25 -375 18.75 18.75], 'FaceColor',[0 0 0]);
rectangle('Position',[562.5 -393.75 18.75 18.75], 'FaceColor',[1 1 1]);
rectangle('Position',[581.25 -393.75 18.75 18.75], 'FaceColor',[0 0 0]);
rectangle('Position',[562.5 -412.5 18.75 18.75], 'FaceColor',[1 1 1]);
rectangle('Position',[581.25 -412.5 18.75 18.75], 'FaceColor',[0 0 0]);
rectangle('Position',[300 -468.75 18.75 18.75], 'FaceColor',[1 1 1]);
rectangle('Position',[318.75 -468.75 18.75 18.75], 'FaceColor',[0 0 0]);
rectangle('Position',[300 -487.5 18.75 18.75], 'FaceColor',[1 1 1]);
rectangle('Position',[318.75 -487.5 18.75 18.75], 'FaceColor',[0 0 0]);
rectangle('Position',[300 -506.25 18.75 18.75], 'FaceColor',[1 1 1]);
rectangle('Position',[318.75 -506.25 18.75 18.75], 'FaceColor',[0 0 0]);
rectangle('Position',[300 -525 18.75 18.75], 'FaceColor',[1 1 1]);
rectangle('Position',[318.75 -525 18.75 18.75], 'FaceColor',[0 0 0]);
rectangle('Position',[300 -543.75 18.75 18.75], 'FaceColor',[1 1 1]);
rectangle('Position',[318.75 -543.75 18.75 18.75], 'FaceColor',[0 0 0]);
rectangle('Position',[300 -562.5 18.75 18.75], 'FaceColor',[1 1 1]);
rectangle('Position',[318.75 -562.5 18.75 18.75], 'FaceColor',[0 0 0]);
rectangle('Position',[300 -581.25 18.75 18.75], 'FaceColor',[1 1 1]);
rectangle('Position',[318.75 -581.25 18.75 18.75], 'FaceColor',[0 0 0]);
rectangle('Position',[300 -600 18.75 18.75], 'FaceColor',[0 0 0]);
rectangle('Position',[318.75 -600 18.75 18.75], 'FaceColor',[0 0 0]);
rectangle('Position',[375 -581.25 18.75 18.75], 'FaceColor',[1 1 1]);
rectangle('Position',[393.75 -581.25 18.75 18.75], 'FaceColor',[1 1 1]);
rectangle('Position',[375 -600 18.75 18.75], 'FaceColor',[0 0 0]);
rectangle('Position',[393.75 -600 18.75 18.75], 'FaceColor',[0 0 0]);
rectangle('Position',[412.5 -581.25 18.75 18.75], 'FaceColor',[1 1 1]);
rectangle('Position',[431.25 -581.25 18.75 18.75], 'FaceColor',[1 1 1]);
rectangle('Position',[412.5 -600 18.75 18.75], 'FaceColor',[0 0 0]);
rectangle('Position',[431.25 -600 18.75 18.75], 'FaceColor',[0 0 0]);
rectangle('Position',[450 -468.75 18.75 18.75], 'FaceColor',[0 0 0]);
rectangle('Position',[468.75 -468.75 18.75 18.75], 'FaceColor',[0 0 0]);
rectangle('Position',[450 -487.5 18.75 18.75], 'FaceColor',[1 1 1]);
rectangle('Position',[468.75 -487.5 18.75 18.75], 'FaceColor',[1 1 1]);
rectangle('Position',[487.5 -468.75 18.75 18.75], 'FaceColor',[0 0 0]);
rectangle('Position',[506.25 -468.75 18.75 18.75], 'FaceColor',[0 0 0]);
rectangle('Position',[487.5 -487.5 18.75 18.75], 'FaceColor',[1 1 1]);
rectangle('Position',[506.25 -487.5 18.75 18.75], 'FaceColor',[1 1 1]);
rectangle('Position',[525 -468.75 18.75 18.75], 'FaceColor',[0 0 0]);
rectangle('Position',[543.75 -468.75 18.75 18.75], 'FaceColor',[0 0 0]);
rectangle('Position',[525 -487.5 18.75 18.75], 'FaceColor',[1 1 1]);
rectangle('Position',[543.75 -487.5 18.75 18.75], 'FaceColor',[1 1 1]);
rectangle('Position',[562.5 -468.75 18.75 18.75], 'FaceColor',[0 0 0]);
rectangle('Position',[581.25 -468.75 18.75 18.75], 'FaceColor',[0 0 0]);
rectangle('Position',[562.5 -487.5 18.75 18.75], 'FaceColor',[1 1 1]);
rectangle('Position',[581.25 -487.5 18.75 18.75], 'FaceColor',[0 0 0]);
rectangle('Position',[562.5 -506.25 18.75 18.75], 'FaceColor',[1 1 1]);
rectangle('Position',[581.25 -506.25 18.75 18.75], 'FaceColor',[0 0 0]);
rectangle('Position',[562.5 -525 18.75 18.75], 'FaceColor',[1 1 1]);
rectangle('Position',[581.25 -525 18.75 18.75], 'FaceColor',[0 0 0]);
rectangle('Position',[450 -581.25 18.75 18.75], 'FaceColor',[1 1 1]);
rectangle('Position',[468.75 -581.25 18.75 18.75], 'FaceColor',[1 1 1]);
rectangle('Position',[450 -600 18.75 18.75], 'FaceColor',[0 0 0]);
rectangle('Position',[468.75 -600 18.75 18.75], 'FaceColor',[0 0 0]);
rectangle('Position',[487.5 -581.25 18.75 18.75], 'FaceColor',[1 1 1]);
rectangle('Position',[506.25 -581.25 18.75 18.75], 'FaceColor',[1 1 1]);
rectangle('Position',[487.5 -600 18.75 18.75], 'FaceColor',[0 0 0]);
rectangle('Position',[506.25 -600 18.75 18.75], 'FaceColor',[0 0 0]);
rectangle('Position',[562.5 -543.75 18.75 18.75], 'FaceColor',[1 1 1]);
rectangle('Position',[581.25 -543.75 18.75 18.75], 'FaceColor',[0 0 0]);
rectangle('Position',[562.5 -562.5 18.75 18.75], 'FaceColor',[1 1 1]);
rectangle('Position',[581.25 -562.5 18.75 18.75], 'FaceColor',[0 0 0]);
rectangle('Position',[525 -581.25 18.75 18.75], 'FaceColor',[1 1 1]);
rectangle('Position',[543.75 -581.25 18.75 18.75], 'FaceColor',[1 1 1]);
rectangle('Position',[525 -600 18.75 18.75], 'FaceColor',[0 0 0]);
rectangle('Position',[543.75 -600 18.75 18.75], 'FaceColor',[0 0 0]);
rectangle('Position',[562.5 -581.25 18.75 18.75], 'FaceColor',[1 1 1]);
rectangle('Position',[581.25 -581.25 18.75 18.75], 'FaceColor',[0 0 0]);
rectangle('Position',[562.5 -600 18.75 18.75], 'FaceColor',[0 0 0]);
rectangle('Position',[581.25 -600 18.75 18.75], 'FaceColor',[0 0 0]);
X=[560,560,487.5,487.5,450,450,337.5,337.5,281.25,281.25,262.5,225,187.5,187.5,150,112.5,75,75,40];
Y=[-560,-560,-487.5,-487.5,-450,-450,-375,-375,-337.5,-337.5,-337.5,-300,-262.5,-262.5,-150,-112.5,-75,-75,-40];
hold on;
plot(X,Y,'r');
legend('2129.13','Location','southoutside');
